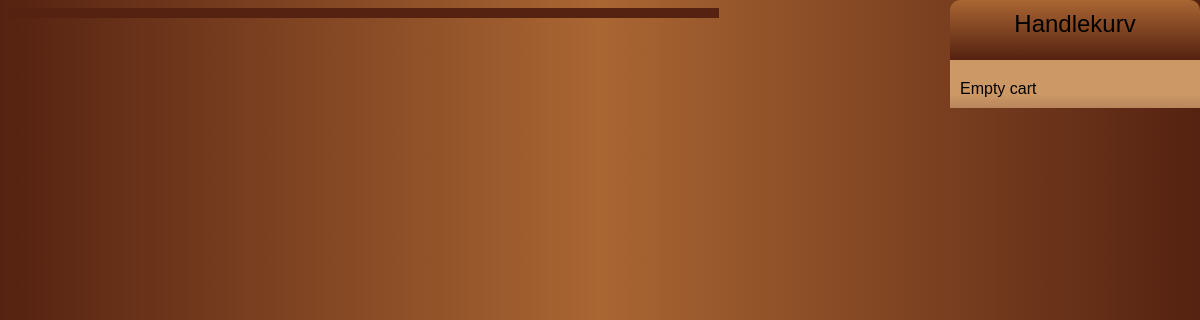
The app's page /DS/index.php, older data.
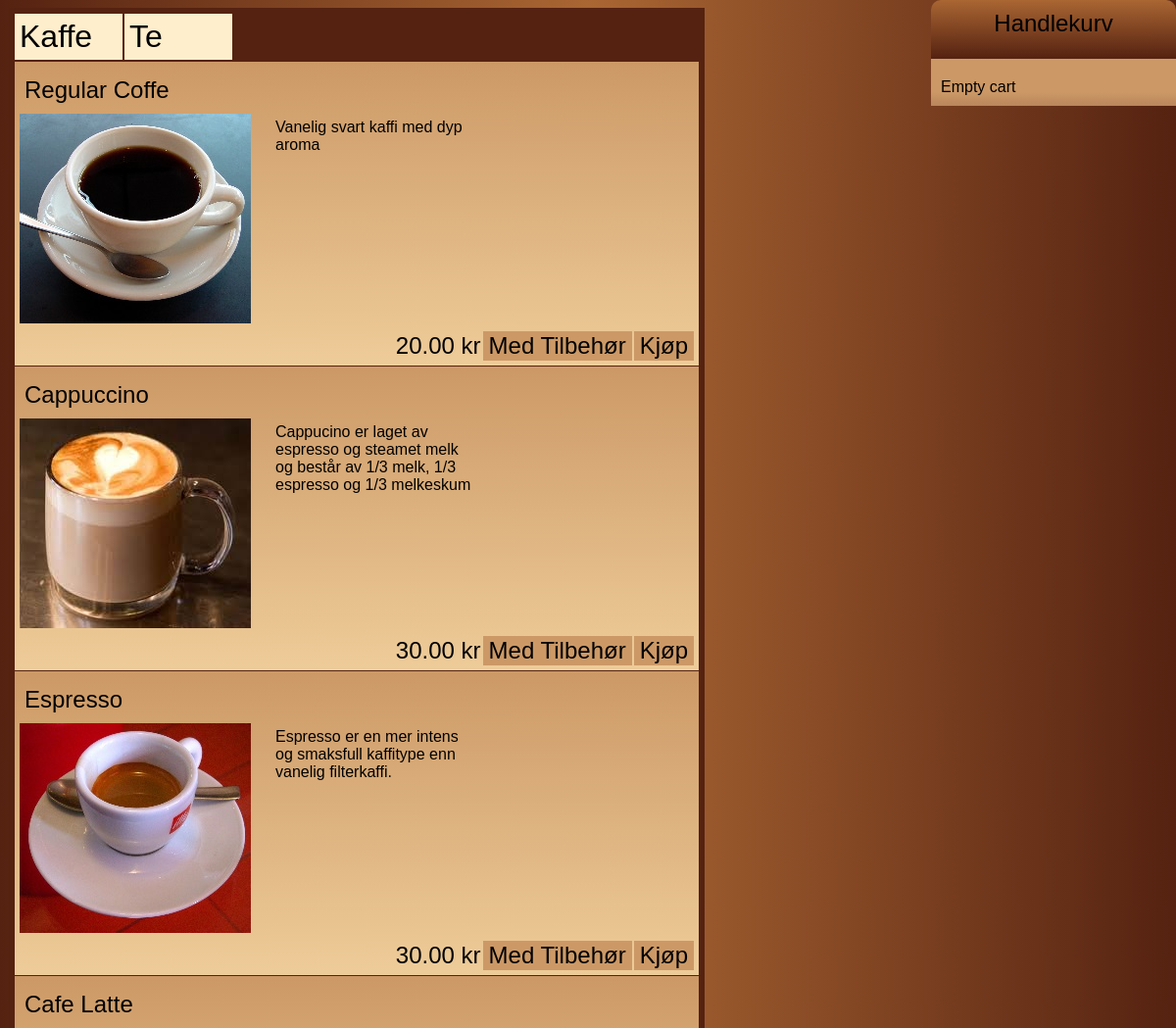
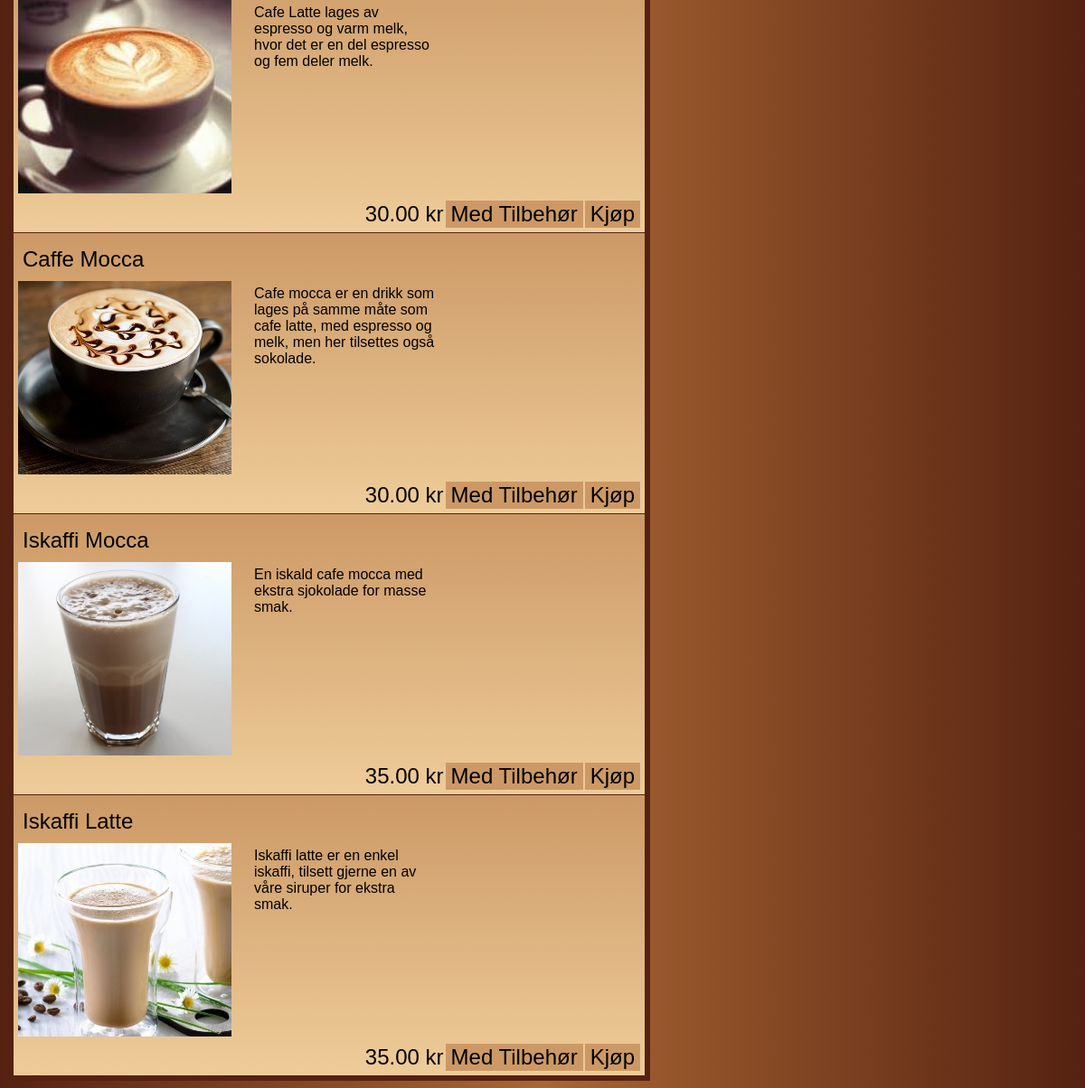
The same page, newer data (2 pictures, top to bottom).
### tables this page shows
CREATE TABLE kategori
(
  kat_id INT PRIMARY KEY NOT NULL AUTO_INCREMENT,
  Kat_navn VARCHAR(10)
);

CREATE TABLE produkt
(
  produkt_id INT PRIMARY KEY NOT NULL AUTO_INCREMENT,
  produkt_navn VARCHAR(50),
  kat_id INT NOT NULL,
  pris DECIMAL(10,2) NOT NULL,
  bilde VARCHAR(256),
  beskrivelse VARCHAR(256)
);

### DS/PHP/produkt.php (the view, shortened to what this page needs)
<div class="produkt" id="testid">
    <?php
    $kategori = mysqli_query($con, "SELECT * FROM kategori");
    while ($kat = mysqli_fetch_array($kategori)) {
        $kategorinavn = $kat['Kat_navn'];
        echo "<div class=\"kategoriknapp\" onclick=\"openKat('$kategorinavn')\">";
        echo "<caption class='produktKat'> " . $kat['Kat_navn'] . "</caption>";
        echo "</div>";
    }
    mysqli_data_seek($kategori, 0);
    $iterations = 1;
    while ($kat = mysqli_fetch_array($kategori)) {
        $kategorinavn = $kat['Kat_navn'];
        $currentkat = 1;
        if($iterations != $currentkat) {
            echo "<div class='kategori' id='$kategorinavn' style='display: none'>";
        }else{
            echo "<div class='kategori' id='$kategorinavn' style='display: block'>";
        }
        $prod_i_kat = mysqli_query($con, "CALL produktFraKatID(". $kat['kat_id'] .")");
        while ($prod = mysqli_fetch_array($prod_i_kat)) {
            $produktNavn = $prod['produkt_navn'];
            echo "<div class=\"et_produkt\">";
            echo "<p class=\"produktnavn\">";
            echo $produktNavn;
            echo "</p>";
            $img = $prod['bilde'];
            echo '<img src="'.$img.'"></img>';
            echo "<p class=\"beskrivelse\">";
            echo $prod['beskrivelse'];
            echo "</p>";
            echo "<div class=\"buttons\">";
            echo "<div class=\"pris\">";
            echo $prod['pris'];
            echo " kr";
            echo "</div>";
            echo "<button onclick=\"openBox('$produktNavn')\">";
            echo htmlentities("Med Tilbehør");
            echo "</button>";
            echo '<form method="post" action="PHP/hk_leggTil.php">';
            echo "<button onclick=\"scrollTest(this)\">";
            echo htmlentities("Kjøp");
            echo "</button>";
            echo "</form>";
            echo "</div>";
            echo "</div>";
        }
        echo "</div>";
        $iterations++;
    }
    ?>
</div>

### DS/index.php (shortened to what this page needs)
<!DOCTYPE html>
<html onclick="htmlClicked()">
    <head>
    </head>
    <link rel="stylesheet" type="text/css" href="indexStyle.css">
    <body onload="scrolldown()">
    <?php
    include_once("PHP/config.php");
    ?>
    <div id="wrapper">
    <?php
        include_once 'PHP/produkt.php';
        include_once 'PHP/handlekurv.php';
    ?>
    </div>
    </body>
</html>

### DS/PHP/handlekurv.php
<div class="hk_frame">
    <div id="title">Handlekurv</div>
    <?php
    $current_url = base64_encode("http://" . $_SERVER['HTTP_HOST'] . $_SERVER['REQUEST_URI']);
    if (isset($_SESSION["produkt"]) && !empty($_SESSION["produkt"])) {
        echo "<div class='hk_produktliste'>";
        $index = 0;
        $totalpris = 0;
        foreach ($_SESSION["produkt"] as $produkt) {
            echo "<div class='hk_produkt'>";
            echo "<b>";
            echo $produkt->navn . "<br>";
            echo "</b>";
            if (is_array($produkt->tilbehor)) {
                echo "<ul>";
                foreach ($produkt->tilbehor as $tilbehor_id) {
                    echo "<li>";
                    $tilbehor_navn = mysqli_fetch_assoc(mysqli_query($con, "SELECT * FROM tilbehor WHERE tilbehor_id ='$tilbehor_id'"))['tilbehor_navn'];
                    echo $tilbehor_navn;
                    echo "</li>";
                }
                echo "</ul>";
            } else {
                echo "<ul>";
                echo "<li>";
                echo htmlentities("Uten tilbehør");
                echo "</li>";
                echo "</ul>";
            }
            echo "<div class=\"hk_pris\">";
            echo number_format($produkt->pris, 2, '.', '');
            echo " kr";
            $totalpris += $produkt->pris;
            echo "</div>";
            echo '<div class="fjern-produkt"><a onclick="scrollTest(this)" href="PHP/hk_fjern.php?return_url=' . $current_url . '&Hk_index='.$index.'">X</a></div>';
            $index++;
            echo "</div>";
        }
        echo "</div>";
        echo "<form action='PHP/hk_tilfp.php' method='post'>";
        echo "<div class='hk_timepicker'>";
        echo "Pickup time:";
        echo "<INPUT NAME='time' TYPE='time' VALUE=".date('H:i',time()+600)." MIN=".date('H:i', time()+600).">";
        if(isset($_GET["error"])){
            echo "<br>";
            echo $_GET["error"];
        }
        echo"</div>";
        echo "<div class='hk_checkout'>";
        echo "<div class=\"totalpris\">";
        echo "Totalpris: ";
        echo number_format($totalpris, 2, '.', '');
        echo " kr";
        echo "</div>";
        echo '<input type="hidden" name="return_url" value="' . $current_url . '">';
        echo "<br>";
        echo '<div class="empty-cart"><a onclick="scrollTest(this)" href="PHP/hk_empty.php?emptycart=1&return_url=' . $current_url . '">Empty Cart</a></div>';
        echo "<br>";
        echo '<div class="checkBtn"><input Value="Checkout" type="submit" onclick="scrollTest(this)""></input></div>';
        echo "</div>";
        echo "</form>";
    } else {
        echo "<div class='hk_produkt'>Empty cart</div>";
    }
    ?>
</div>

### DS/indexStyle.css (style rules this page uses)
body { align-content: center; background: -webkit-linear-gradient(to right,#552211,#aa6633, #552211); background: -o-linear-gradient(to right,#552211,#aa6633, #552211); background: -moz-linear-gradient(to right,#552211,#aa6633, #552211); background: linear-gradient(to right,#552211,#aa6633, #552211); background: linear-gradient(to right,#552211,#aa6633, #552211); font-family: "Trebuchet MS", Helvetica, sans-serif }
button { background-color: #cc9966; border: none; margin-left: 2px; margin-bottom: 5px; }
.hk_frame { color: black; position: absolute; top: 0; right: 0; min-width: 250px; border-radius: 0 0 10px 10px; width: 250px; }
#title { font-size: 150%; background: -webkit-linear-gradient(to top,#552211 1%,#aa6633 100%); background: -o-linear-gradient(to top,#552211 1%,#aa6633 100%); background: -moz-linear-gradient(to top,#552211 1%,#aa6633 100%); background: linear-gradient(to top,#552211 1%,#aa6633 100%); text-align: center; padding-top: 10px; border-radius: 10px 10px 0 0; display: block; min-height: 50px; }
.hk_produkt { position: relative; color: black; padding: 20px 10px 10px; background: -webkit-linear-gradient(to top, #ba865d 1%,#cc9966 30%); background: -o-linear-gradient(to top,#ba865d 1%,#cc9966 30%); background: -moz-linear-gradient(to top,#ba865d 1%,#cc9966 30%); background: linear-gradient(to top, #ba865d 1%,#cc9966 30%); margin-bottom: 1px; }
.produkt { color: black; background-color: #552211; padding: 5px; max-width: 700px; min-width: 500px; margin-left: auto; margin-right: auto; }
.kategoriknapp { background: #ffeecc; margin: 1px; padding: 5px; min-width: 100px; font-size: 2em; display: inline-block; -webkit-user-select: none; -moz-user-select: none; -ms-user-select: none; cursor: pointer; cursor: hand; }
.et_produkt { margin: 1px; padding: 5px; position: relative; min-width: 400px; min-height: 300px; background: -webkit-linear-gradient(#cc9966, #eecc99); background: -o-linear-gradient(#cc9966, #eecc99); background: -moz-linear-gradient(#cc9966, #eecc99); background: linear-gradient(#cc9966, #eecc99); }
.et_produkt img { float:left; }
.produktnavn { padding: 5px; margin-top: 5px; margin-bottom: 5px; font-size: 1.5em; }
.beskrivelse { padding: 5px; float:left; margin-left: 20px; max-width: 200px; margin-top: 0; }
.buttons { position: absolute; right: 5px; bottom: 0; font-size: 1.5em; }
.pris { font-size: 1em; display: inline-block; }
.buttons button { font-size: 1em; cursor: pointer; cursor: hand; }
.buttons form { float:right; }
@media only screen and (max-width: 1100px), only screen and (max-device-width: 1100px) { .produkt { max-width: 700px; min-width: 500px; margin-left: 1px; margin-right: 0; } }
@media only screen and (max-width: 1100px), only screen and (max-device-width: 1100px) { .hk_frame { width: 250px; } }

Row changes from the older to the newer data that the page shows:
added kategori: Kat_navn "Kaffe"
added kategori: Kat_navn "Te"
added produkt: produkt_navn "Regular Coffe", bilde (picture), beskrivelse "Vanelig svart kaffi med dyp aroma", pris "20.00"
added produkt: produkt_navn "Cappuccino", bilde (picture), beskrivelse "Cappucino er laget av espresso og steamet melk og består av 1/3 melk, 1/3 espresso og 1/3 melkeskum", pris "30.00"
added produkt: produkt_navn "Espresso", bilde (picture), beskrivelse "Espresso er en mer intens og smaksfull kaffitype enn vanelig filterkaffi.", pris "30.00"
added produkt: produkt_navn "Cafe Latte", bilde (picture), beskrivelse "Cafe Latte lages av espresso og varm melk, hvor det er en del espresso og fem deler melk.", pris "30.00"
added produkt: produkt_navn "Caffe Mocca", bilde (picture), beskrivelse "Cafe mocca er en drikk som lages på samme måte som cafe latte, med espresso og melk, men her tilsettes også sokolade.", pris "30.00"
added produkt: produkt_navn "Iskaffi Mocca", bilde (picture), beskrivelse "En iskald cafe mocca med ekstra sjokolade for masse smak.", pris "35.00"
added produkt: produkt_navn "Iskaffi Latte", bilde (picture), beskrivelse "Iskaffi latte er en enkel iskaffi, tilsett gjerne en av våre siruper for ekstra smak.", pris "35.00"
